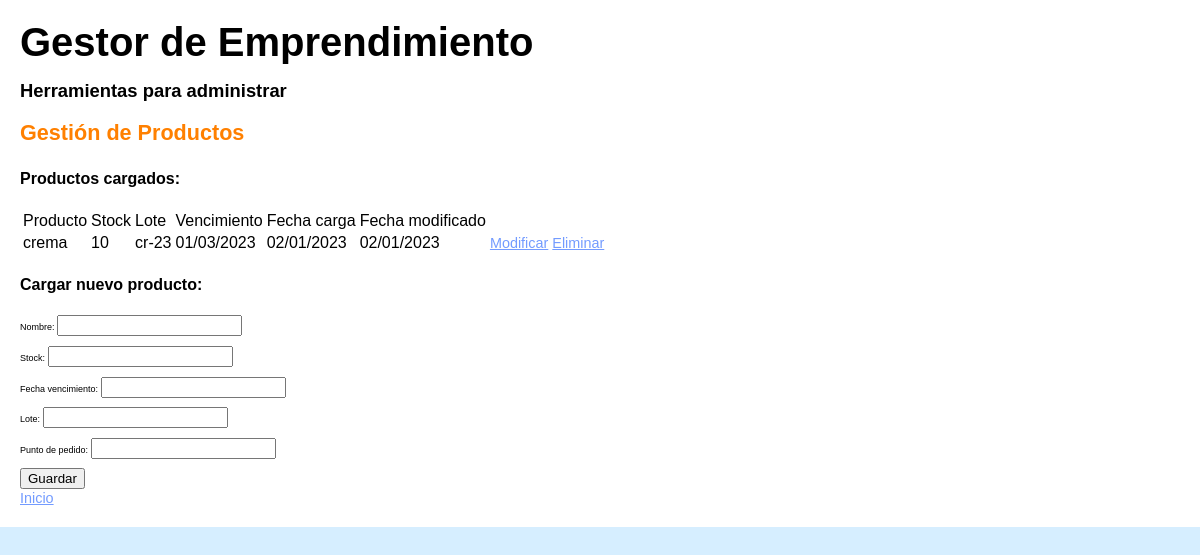
Page /productos_crear/ on the earlier database version.
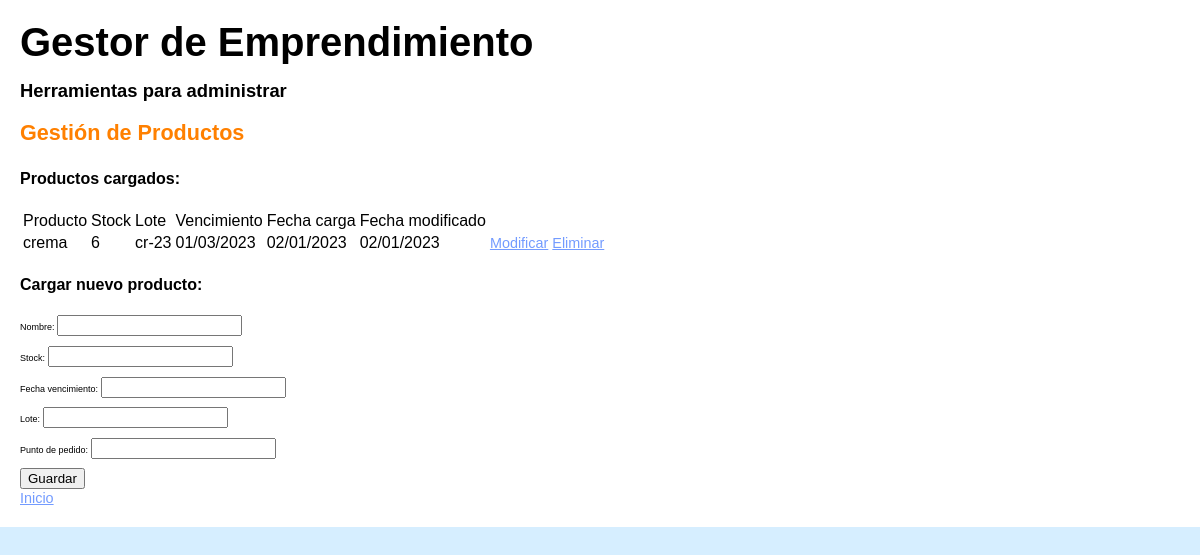
Same page on the later database version.
### gestor/models.py (models this page shows, shortened)
class Productos_li(models.Model):
    id = models.IntegerField(primary_key=True, unique=True, auto_created=True)
    nombre = models.CharField(max_length=100)
    stock = models.IntegerField()
    punto_de_pedido = models.IntegerField()
    fecha_vencimiento = models.DateTimeField()
    lote = models.CharField(max_length=100)
    created = models.DateTimeField(auto_now_add=True)
    modified = models.DateTimeField(auto_now=True)
    class Meta:
        verbose_name = "Producto"
        verbose_name_plural = "Productos"

### gestor/views.py (the view)
# urls.py: path('productos_crear/', productos_crear),
def productos_crear(request):
    productos = Productos_li.objects.all()
    form = Producto_Form()
    if request.method == "POST":
        form = Producto_Form(request.POST)
        if form.is_valid():
            post = form.save(commit=False)
            post.save()
    else:
        form = Producto_Form()
    context = {
        'form': form,
        'productos': productos
        }
    return render(request, "gestor/productos_crear.html", context)

### gestor/forms.py
class Producto_Form(forms.ModelForm):
    class Meta:
        model = Productos_li
        fields = ('nombre', 'stock', 'fecha_vencimiento', 'lote', 'punto_de_pedido')

### gestor/templates/gestor/productos_crear.html
{% extends "gestor/base.html" %}
{% block content %}
<h3>Gestión de Productos</h3>
    <h4>Productos cargados:</h4>
        <table id="cartera" class="table table-striped">
            <thead>
                <tr>
                    <td>Producto</td>
                    <td>Stock</td>
                    <td>Lote</td>
                    <td>Vencimiento</td>
                    <td>Fecha carga</td>
                    <td>Fecha modificado</td>
                </tr>
            </thead>
            <tbody>
                {% for producto in productos %}
                    <tr>
                    <td>{{ producto.nombre }}</td>
                    <td>{{ producto.stock }}</td>
                    <td>{{ producto.lote }}</td>
                    <td>{{ producto.fecha_vencimiento|date:"SHORT_DATE_FORMAT" }}</td>
                    <td>{{ producto.created|date:"SHORT_DATE_FORMAT" }}</td>
                    <td>{{ producto.modified|date:"SHORT_DATE_FORMAT" }}</td>
                    <td><a href="/productos_editar/{{ producto.id }}">Modificar</a></td>
                    <td><a href="/productos_eliminar/{{ producto.id }}">Eliminar</a></td>
                    </tr>
                {% endfor %}
            </tbody>
        </table>
        <nav>
            <h4>Cargar nuevo producto:</h4>
            <form method="POST" class="post-form">{% csrf_token %}
                {{ form.as_p }}
            <button type="submit" class="save btn btn-default">Guardar</button>
            </form>
        </nav>
        <a href="/">Inicio<a>
{% endblock %}

Differences in the rows shown:
changed Productos_li "crema": stock "10" → "6"
